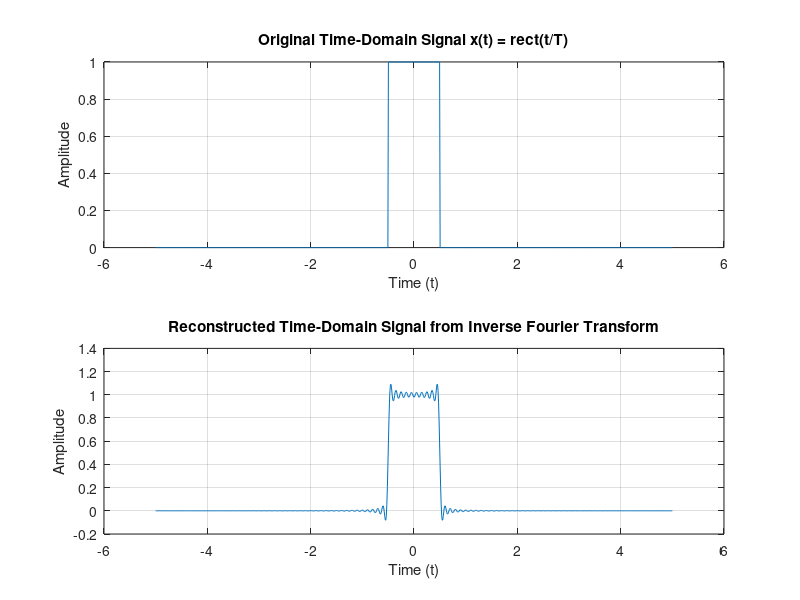

MATLAB code to generate this figure:

T = 1; 
t = linspace(-5, 5, 1000); 
x_t = double(abs(t) <= T / 2); 


f = linspace(-10, 10, 1000); 
X_f = T * sinc(T * f); 

x_t_reconstructed = zeros(1, length(t));
for i = 1:length(t)
    
    integrand = X_f .* exp(1j * 2 * pi * f * t(i));
    x_t_reconstructed(i) = trapz(f, integrand); 
end


figure;
subplot(2, 1, 1);
plot(t, x_t);
title('Original Time-Domain Signal x(t) = rect(t/T)');
xlabel('Time (t)');
ylabel('Amplitude');
grid on;

subplot(2, 1, 2);
plot(t, real(x_t_reconstructed));
title('Reconstructed Time-Domain Signal from Inverse Fourier Transform');
xlabel('Time (t)');
ylabel('Amplitude');
grid on;


disp('Duality Property Check:');
disp('If the reconstructed signal matches the original signal, the duality property holds.');
